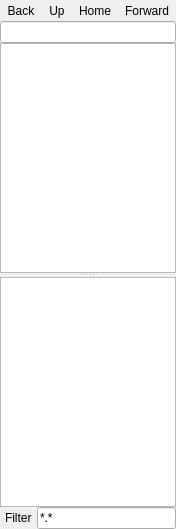
<ui version="4.0" >
 <author>Diego Iastrubni &lt;diegoiast@gmail.com></author>
 <class>FileSystemBrowser</class>
 <widget class="QWidget" name="FileSystemBrowser" >
  <property name="geometry" >
   <rect>
    <x>0</x>
    <y>0</y>
    <width>176</width>
    <height>529</height>
   </rect>
  </property>
  <property name="windowTitle" >
   <string>Form</string>
  </property>
  <layout class="QVBoxLayout" >
   <property name="margin" >
    <number>0</number>
   </property>
   <property name="spacing" >
    <number>0</number>
   </property>
   <item>
    <layout class="QHBoxLayout" >
     <property name="margin" >
      <number>0</number>
     </property>
     <property name="spacing" >
      <number>0</number>
     </property>
     <item>
      <widget class="QToolButton" name="backButton" >
       <property name="toolTip" >
        <string>Back</string>
       </property>
       <property name="text" >
        <string>Back</string>
       </property>
       <property name="icon" >
        <iconset>:/trolltech/styles/commonstyle/images/left-32.png</iconset>
       </property>
       <property name="autoRaise" >
        <bool>true</bool>
       </property>
      </widget>
     </item>
     <item>
      <widget class="QToolButton" name="upButton" >
       <property name="toolTip" >
        <string>Go one directory up</string>
       </property>
       <property name="text" >
        <string>Up</string>
       </property>
       <property name="icon" >
        <iconset>:/trolltech/styles/commonstyle/images/parentdir-32.png</iconset>
       </property>
       <property name="autoRaise" >
        <bool>true</bool>
       </property>
      </widget>
     </item>
     <item>
      <widget class="QToolButton" name="homeButton" >
       <property name="toolTip" >
        <string>Reload</string>
       </property>
       <property name="text" >
        <string>Home</string>
       </property>
       <property name="icon" >
        <iconset>:/trolltech/styles/commonstyle/images/computer-32.png</iconset>
       </property>
       <property name="autoRaise" >
        <bool>true</bool>
       </property>
      </widget>
     </item>
     <item>
      <widget class="QToolButton" name="forwardButton" >
       <property name="toolTip" >
        <string>Forward</string>
       </property>
       <property name="text" >
        <string>Forward</string>
       </property>
       <property name="icon" >
        <iconset>:/trolltech/styles/commonstyle/images/right-32.png</iconset>
       </property>
       <property name="autoRaise" >
        <bool>true</bool>
       </property>
      </widget>
     </item>
    </layout>
   </item>
   <item>
    <widget class="QLineEdit" name="locationLineEdit" />
   </item>
   <item>
    <widget class="QSplitter" name="splitter" >
     <property name="orientation" >
      <enum>Qt::Vertical</enum>
     </property>
     <widget class="QTreeView" name="treeView" />
     <widget class="QListView" name="listView" />
    </widget>
   </item>
   <item>
    <layout class="QHBoxLayout" >
     <property name="margin" >
      <number>0</number>
     </property>
     <property name="spacing" >
      <number>0</number>
     </property>
     <item>
      <spacer>
       <property name="orientation" >
        <enum>Qt::Horizontal</enum>
       </property>
       <property name="sizeType" >
        <enum>QSizePolicy::Maximum</enum>
       </property>
       <property name="sizeHint" >
        <size>
         <width>5</width>
         <height>20</height>
        </size>
       </property>
      </spacer>
     </item>
     <item>
      <widget class="QLabel" name="label" >
       <property name="text" >
        <string>Filter</string>
       </property>
      </widget>
     </item>
     <item>
      <spacer>
       <property name="orientation" >
        <enum>Qt::Horizontal</enum>
       </property>
       <property name="sizeType" >
        <enum>QSizePolicy::Fixed</enum>
       </property>
       <property name="sizeHint" >
        <size>
         <width>5</width>
         <height>20</height>
        </size>
       </property>
      </spacer>
     </item>
     <item>
      <widget class="QLineEdit" name="filterEdit" >
       <property name="text" >
        <string>*.*</string>
       </property>
      </widget>
     </item>
    </layout>
   </item>
  </layout>
 </widget>
 <layoutdefault spacing="0" margin="0" />
 <resources/>
 <connections/>
</ui>
